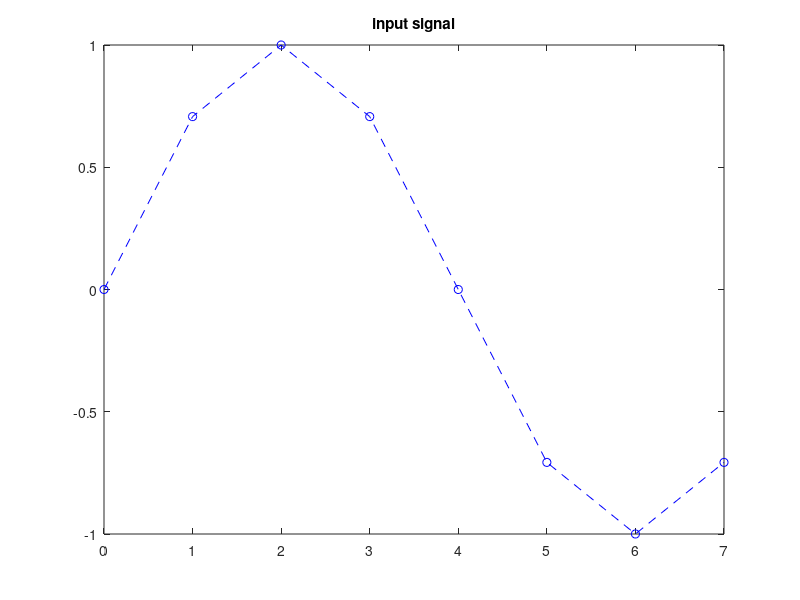
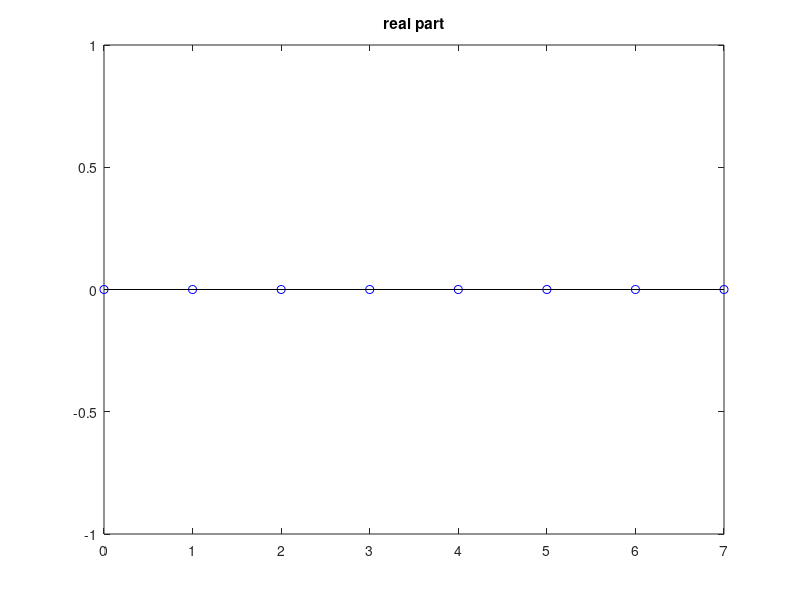
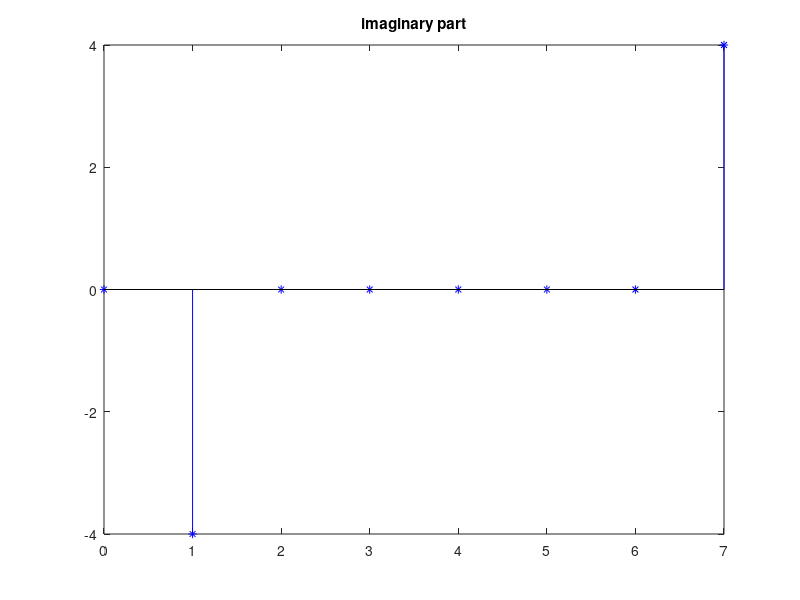
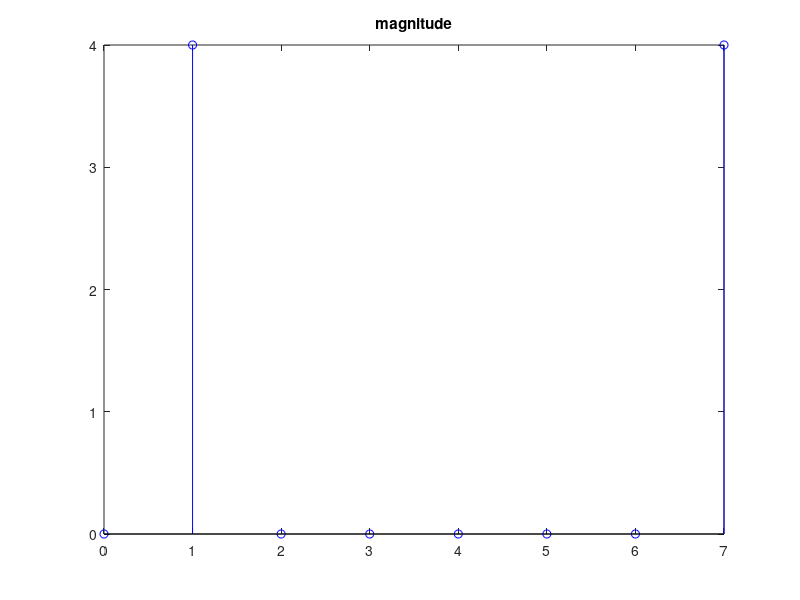

Source code (MATLAB) for these figures, in order:
clc;clear all ;close all;
Fs=8000; j=sqrt(-1);
ts=1/Fs;
DFT_points=8;
ind=1;x1=[];
for n=1:DFT_points
    m=n-1;
    x1(ind)=sin(2*pi*1000*m*ts);
    ind=ind+1;
end
t=0:DFT_points-1;
figure(1);
plot(t,x1,'b--o');
title("input signal");

N=DFT_points;
X_1=zeros(N,1);Xe_ang=zeros(1,N);Xe_real=zeros(1,N);
for m=1:DFT_points
    me=m-1;
    for i=1:N
        n=i-1;
        X_1(i,1)=x1(1,i)*exp((-j*2*pi*n*me)/N);
    end
    X_exp(1,m)=sum(X_1(:,1));
    Xe_real(1,m)=real(X_exp(1,m));
    Xe_imag(1,m)=imag(X_exp(1,m));
    if Xe_real(1,m)>0 && Xe_real(1,m)< 1e-10
        Xe_real(1,m)=0;
    end
    if Xe_real(1,m)<0 && Xe_real(1,m)> -1e-10
        Xe_real(1,m)=0;
    end
    if Xe_imag(1,m)>0 && Xe_imag(1,m)< 1e-10
        Xe_imag(1,m)=0;
    end
    if Xe_imag(1,m)<0 && Xe_imag(1,m)> -1e-10
        Xe_imag(1,m)=0;
    end
    Xe_mag(1,m)=sqrt((Xe_real(1,m)).^2+(Xe_imag(1,m)).^2);
    Xe_ang(1,m) = (180/3.14159).*atan(Xe_imag(1,m)/Xe_real(1,m));
    Xe_ang(isnan(Xe_ang)) = 0;
end

mf=0:N-1;
figure(2);
stem(mf,Xe_real,'bo');
title("real part");
figure(3);
stem(mf,Xe_imag,'b*');
title("imaginary part");
figure(4);
stem(mf,Xe_mag,'bo');
title("magnitude");
figure(5);
stem(mf,Xe_ang,'bo');
title("phase angle");


